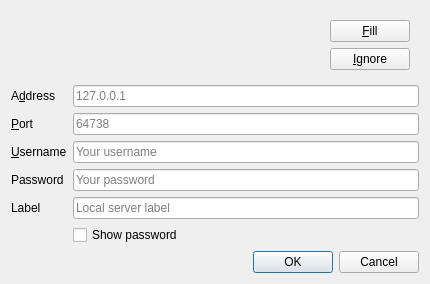
<?xml version="1.0" encoding="UTF-8"?>
<ui version="4.0">
 <class>ConnectDialogEdit</class>
 <widget class="QDialog" name="ConnectDialogEdit">
  <property name="geometry">
   <rect>
    <x>0</x>
    <y>0</y>
    <width>430</width>
    <height>272</height>
   </rect>
  </property>
  <property name="sizePolicy">
   <sizepolicy hsizetype="Preferred" vsizetype="Fixed">
    <horstretch>0</horstretch>
    <verstretch>0</verstretch>
   </sizepolicy>
  </property>
  <property name="minimumSize">
   <size>
    <width>430</width>
    <height>0</height>
   </size>
  </property>
  <property name="windowTitle">
   <string>Edit Server</string>
  </property>
  <layout class="QGridLayout" name="gridLayout">
   <item row="1" column="0" colspan="2">
    <widget class="QWidget" name="qwInlineNotice" native="true">
     <property name="sizePolicy">
      <sizepolicy hsizetype="Preferred" vsizetype="Fixed">
       <horstretch>0</horstretch>
       <verstretch>0</verstretch>
      </sizepolicy>
     </property>
     <layout class="QHBoxLayout" name="horizontalLayout">
      <item>
       <widget class="QLabel" name="qlPasteNotice">
        <property name="sizePolicy">
         <sizepolicy hsizetype="Expanding" vsizetype="Expanding">
          <horstretch>4</horstretch>
          <verstretch>0</verstretch>
         </sizepolicy>
        </property>
        <property name="alignment">
         <set>Qt::AlignLeading|Qt::AlignLeft|Qt::AlignTop</set>
        </property>
        <property name="wordWrap">
         <bool>true</bool>
        </property>
       </widget>
      </item>
      <item>
       <widget class="QWidget" name="qwActions" native="true">
        <property name="sizePolicy">
         <sizepolicy hsizetype="Expanding" vsizetype="Expanding">
          <horstretch>1</horstretch>
          <verstretch>0</verstretch>
         </sizepolicy>
        </property>
        <layout class="QVBoxLayout" name="qlActions">
         <property name="leftMargin">
          <number>0</number>
         </property>
         <property name="topMargin">
          <number>0</number>
         </property>
         <property name="rightMargin">
          <number>0</number>
         </property>
         <property name="bottomMargin">
          <number>0</number>
         </property>
         <item>
          <widget class="QPushButton" name="qbFill">
           <property name="sizePolicy">
            <sizepolicy hsizetype="Expanding" vsizetype="Fixed">
             <horstretch>0</horstretch>
             <verstretch>0</verstretch>
            </sizepolicy>
           </property>
           <property name="text">
            <string>&amp;Fill</string>
           </property>
          </widget>
         </item>
         <item>
          <widget class="QPushButton" name="qbDiscard">
           <property name="sizePolicy">
            <sizepolicy hsizetype="Expanding" vsizetype="Fixed">
             <horstretch>0</horstretch>
             <verstretch>0</verstretch>
            </sizepolicy>
           </property>
           <property name="text">
            <string>&amp;Ignore</string>
           </property>
          </widget>
         </item>
        </layout>
       </widget>
      </item>
     </layout>
    </widget>
   </item>
   <item row="2" column="0">
    <widget class="QLabel" name="qliServer">
     <property name="text">
      <string>A&amp;ddress</string>
     </property>
     <property name="buddy">
      <cstring>qleServer</cstring>
     </property>
    </widget>
   </item>
   <item row="2" column="1">
    <widget class="QLineEdit" name="qleServer">
     <property name="toolTip">
      <string>Internet address of the server.</string>
     </property>
     <property name="whatsThis">
      <string>&lt;b&gt;Address&lt;/b&gt;&lt;br/&gt;
Internet address of the server. This can be a normal hostname, an IPv4/IPv6 address or a Bonjour service identifier. Bonjour service identifiers have to be prefixed with a '@' to be recognized by Mumble.</string>
     </property>
     <property name="placeholderText">
      <string>127.0.0.1</string>
     </property>
    </widget>
   </item>
   <item row="3" column="0">
    <widget class="QLabel" name="qliPort">
     <property name="text">
      <string>&amp;Port</string>
     </property>
     <property name="buddy">
      <cstring>qlePort</cstring>
     </property>
    </widget>
   </item>
   <item row="3" column="1">
    <widget class="QLineEdit" name="qlePort">
     <property name="toolTip">
      <string>Port on which the server is listening</string>
     </property>
     <property name="whatsThis">
      <string>&lt;b&gt;Port&lt;/b&gt;&lt;br/&gt;
Port on which the server is listening. If the server is identified by a Bonjour service identifier this field will be ignored.</string>
     </property>
     <property name="placeholderText">
      <string>64738</string>
     </property>
    </widget>
   </item>
   <item row="5" column="0">
    <widget class="QLabel" name="qliUsername">
     <property name="text">
      <string>&amp;Username</string>
     </property>
     <property name="buddy">
      <cstring>qleUsername</cstring>
     </property>
    </widget>
   </item>
   <item row="6" column="0">
    <widget class="QLabel" name="qliPassword">
     <property name="text">
      <string>Password</string>
     </property>
     <property name="buddy">
      <cstring>qlePassword</cstring>
     </property>
    </widget>
   </item>
   <item row="5" column="1">
    <widget class="QLineEdit" name="qleUsername">
     <property name="toolTip">
      <string>Username to send to the server</string>
     </property>
     <property name="whatsThis">
      <string>&lt;b&gt;Username&lt;/b&gt;&lt;br/&gt;
Username to send to the server. Be aware that the server can impose restrictions on how a username might look like. Also your username could already be taken by another user.</string>
     </property>
     <property name="placeholderText">
      <string>Your username</string>
     </property>
    </widget>
   </item>
   <item row="9" column="1">
    <widget class="QDialogButtonBox" name="qdbbButtonBox">
     <property name="standardButtons">
      <set>QDialogButtonBox::Cancel|QDialogButtonBox::Ok</set>
     </property>
    </widget>
   </item>
   <item row="6" column="1">
    <widget class="QLineEdit" name="qlePassword">
     <property name="toolTip">
      <string>Password to send to the server</string>
     </property>
     <property name="whatsThis">
      <string>&lt;b&gt;Password&lt;/b&gt;&lt;br/&gt;
Password to be sent to the server on connect. This password is needed when connecting as &lt;i&gt;SuperUser&lt;/i&gt; or to a server using password authentication. If not entered here the password will be queried on connect.</string>
     </property>
     <property name="placeholderText">
      <string>Your password</string>
     </property>
    </widget>
   </item>
   <item row="8" column="1">
    <widget class="QCheckBox" name="qcbShowPassword">
     <property name="toolTip">
      <string/>
     </property>
     <property name="text">
      <string>Show password</string>
     </property>
    </widget>
   </item>
   <item row="7" column="0">
    <widget class="QLabel" name="qliName">
     <property name="text">
      <string>Label</string>
     </property>
     <property name="buddy">
      <cstring>qleName</cstring>
     </property>
    </widget>
   </item>
   <item row="7" column="1">
    <widget class="QLineEdit" name="qleName">
     <property name="toolTip">
      <string>Name of the server</string>
     </property>
     <property name="whatsThis">
      <string>&lt;b&gt;Label&lt;/b&gt;&lt;br/&gt;
Label of the server. This is what the server will be named like in your server list and can be chosen freely.</string>
     </property>
     <property name="placeholderText">
      <string>Local server label</string>
     </property>
    </widget>
   </item>
  </layout>
 </widget>
 <tabstops>
  <tabstop>qleServer</tabstop>
  <tabstop>qlePort</tabstop>
  <tabstop>qleUsername</tabstop>
  <tabstop>qlePassword</tabstop>
  <tabstop>qleName</tabstop>
  <tabstop>qcbShowPassword</tabstop>
  <tabstop>qdbbButtonBox</tabstop>
 </tabstops>
 <resources/>
 <connections>
  <connection>
   <sender>qdbbButtonBox</sender>
   <signal>accepted()</signal>
   <receiver>ConnectDialogEdit</receiver>
   <slot>accept()</slot>
   <hints>
    <hint type="sourcelabel">
     <x>175</x>
     <y>231</y>
    </hint>
    <hint type="destinationlabel">
     <x>50</x>
     <y>198</y>
    </hint>
   </hints>
  </connection>
  <connection>
   <sender>qdbbButtonBox</sender>
   <signal>rejected()</signal>
   <receiver>ConnectDialogEdit</receiver>
   <slot>reject()</slot>
   <hints>
    <hint type="sourcelabel">
     <x>254</x>
     <y>231</y>
    </hint>
    <hint type="destinationlabel">
     <x>224</x>
     <y>268</y>
    </hint>
   </hints>
  </connection>
 </connections>
</ui>
